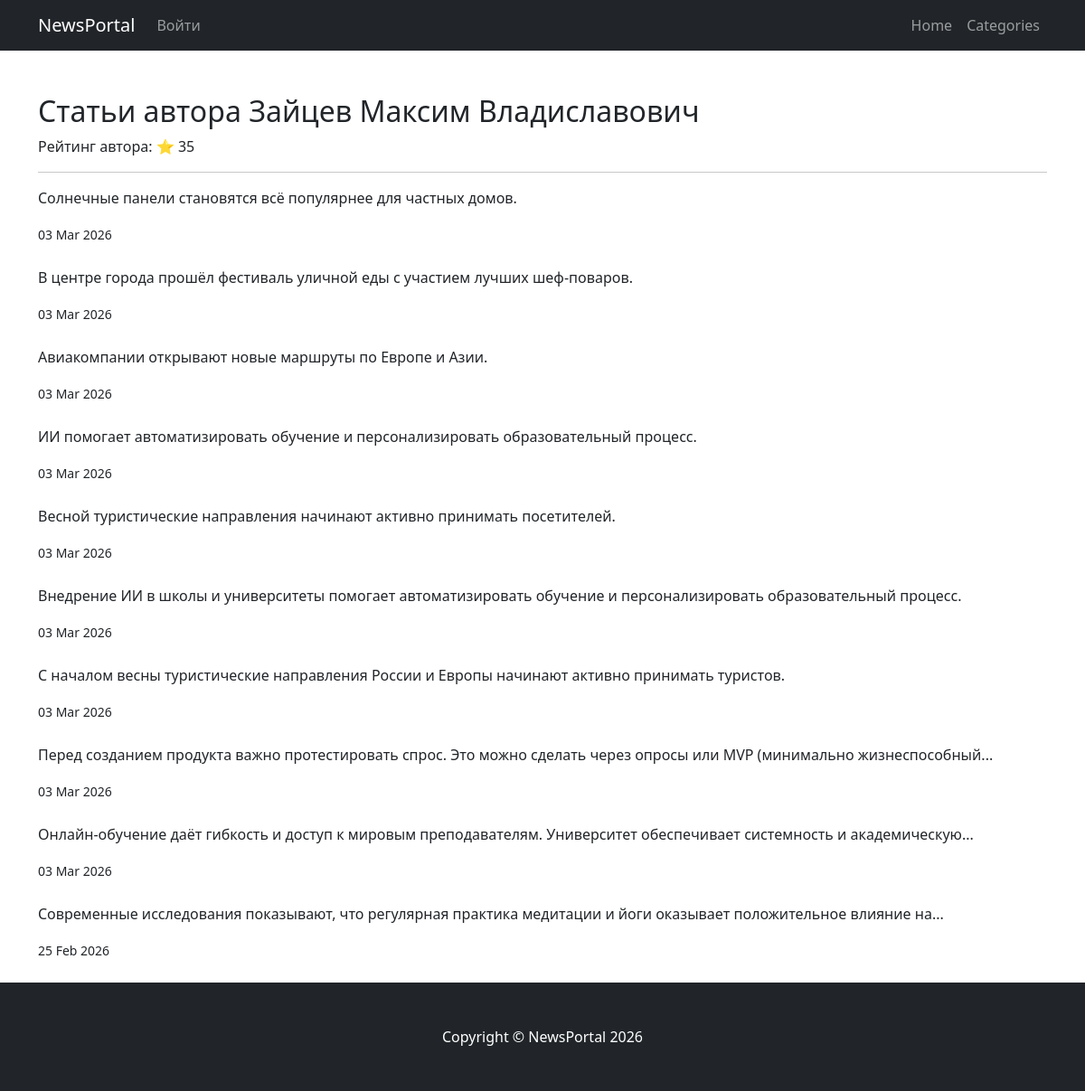
Page /author/3/ on the committed database.
### NewsPortal/models.py (models this page shows, shortened)
class Author(models.Model):
    user = models.OneToOneField(User, on_delete=models.CASCADE)
    rating_author = models.IntegerField(default=0)

class Post(models.Model):
    name = models.CharField(max_length=50)
    author = models.ForeignKey(Author, on_delete=models.CASCADE)
    type_post = models.CharField(max_length=20, choices=POST_CHOICES)
    time_create = models.DateTimeField(auto_now_add=True)
    categories = models.ManyToManyField(Categories, through='PostCategories')
    content = models.TextField()
    rating_post = models.IntegerField(default=0)
    def preview(self):
        snippet = self.content[:124]
        if len(self.content) > 124:
            snippet = snippet.rsplit(' ', 1)[0]
            return snippet + '...'
        return snippet

### NewsPortal/views.py (the view)
# urls.py: path('author/<int:pk>/', AuthorDetailView.as_view(), name='author_detail'),
class AuthorDetailView(ListView):
    model = Post
    template_name = 'author_posts.html'
    context_object_name = 'posts'
    def get_queryset(self):
        self.author = Author.objects.get(pk=self.kwargs['pk'])
        return Post.objects.filter(author=self.author).order_by('-time_create')
    def get_context_data(self, **kwargs):
        context = super().get_context_data(**kwargs)
        context['author'] = self.author
        context['categories'] = Categories.objects.all()
        return context

### templates/author_posts.html (shortened to what this page needs)
{% extends 'flatpages/default.html' %}
{% block content %}
<h2>Статьи автора {{ author.user.username }}</h2>
<p>Рейтинг автора: ⭐ {{ author.rating_author }}</p>
<hr>
{% for post in posts %}
    <div class="mb-4">
        <p>{{ post.preview }}</p>
        <small>{{ post.time_create|date:"d M Y" }}</small>
    </div>
{% empty %}
    <p>У автора пока нет статей.</p>
{% endfor %}
{% endblock %}

### rows in the picture
Author: user.username "Зайцев Максим Владиславович", rating_author "35"
Post: preview "Солнечные панели становятся всё популярнее для частных домов.", time_create "03 Mar 2026"
Post: preview "В центре города прошёл фестиваль уличной еды с участием лучших шеф-поваров.", time_create "03 Mar 2026"
Post: preview "Авиакомпании открывают новые маршруты по Европе и Азии.", time_create "03 Mar 2026"
Post: preview "ИИ помогает автоматизировать обучение и персонализировать образовательный процесс.", time_create "03 Mar 2026"
Post: preview "Весной туристические направления начинают активно принимать посетителей.", time_create "03 Mar 2026"
Post: preview "Внедрение ИИ в школы и университеты помогает автоматизировать обучение и персонализировать образовательный процесс.", time_create "03 Mar 2026"
Post: preview "С началом весны туристические направления России и Европы начинают активно принимать туристов.", time_create "03 Mar 2026"
Post: preview "Перед созданием продукта важно протестировать спрос. Это можно сделать через опросы или MVP (минимально жизнеспособный...", time_create "03 Mar 2026"
Post: preview "Онлайн-обучение даёт гибкость и доступ к мировым преподавателям. Университет обеспечивает системность и академическую...", time_create "03 Mar 2026"
Post: preview "Современные исследования показывают, что регулярная практика медитации и йоги оказывает положительное влияние на...", time_create "25 Feb 2026"
